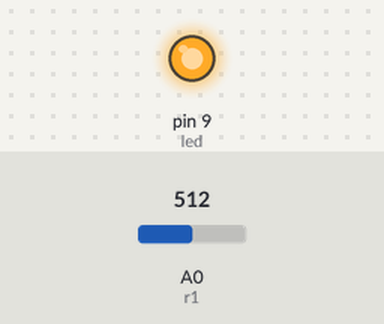
A sketch run on a simulated Arduino Uno, built with avr-gcc and run on an emulated ATmega328P. Parts: output pins drawn as LEDs (lit = HIGH). Inputs (shaded band) come from the test bench; at power-on: A0 (r1) = 512.

Above: at 1.2 s.
1.3 s: A0 (r1) set to 591
2.8 s: A0 (r1) set to 618
At 3.1 s:
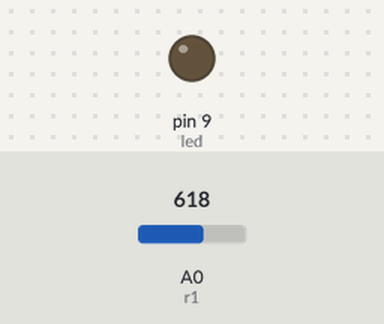
4.3 s: A0 (r1) set to 511
At 5.5 s:
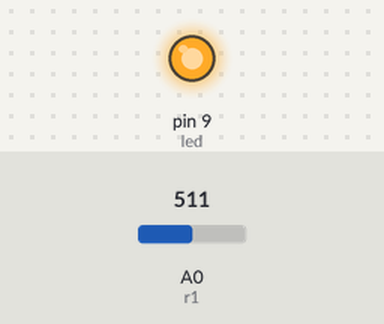
5.8 s: A0 (r1) set to 716
At 6.6 s:
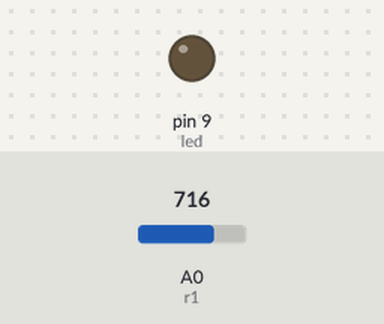
Timing chart, 0 to 8.3 s (numbered marks = the images above; inputs shaded):
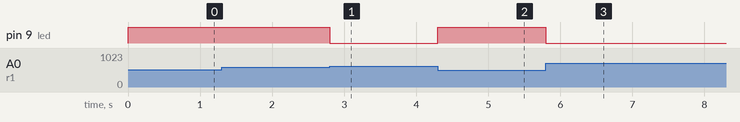

Measured:
- the behaviour switches between 600 and 601 on A0 (r1) (found by bisection; images 0 and 1)
- after the input at 1.3 s, every drawn part: stays the same
- after the input at 2.8 s, pin 9 (led): HIGH → LOW at once
- after the input at 4.3 s, pin 9 (led): LOW → HIGH at once
- after the input at 5.8 s, pin 9 (led): HIGH → LOW at once

The sketch:

NightLED.ino
```cpp
const int r1 = A0;
const int led=9;
int a=0;
const int b=600;
void setup() {
  pinMode(led,OUTPUT);// put your setup code here, to run once:

}

void loop() {
  a = analogRead(r1);
  if (a < b ) {
    digitalWrite(led,HIGH);
  }
  if (a > b ) {
    digitalWrite(led,LOW);
  }
}
```
